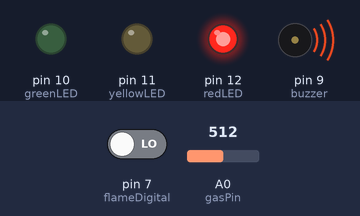
This sketch was run on a simulated Arduino Uno, built with avr-gcc and run on an emulated ATmega328P. Shown: output pins drawn as LEDs (lit = HIGH), buzzer (waves = sounding, pin HIGH). Inputs (shaded band) come from the test bench; at power-on: pin 7 (flameDigital) LOW, A0 (gasPin) = 512. What the sketch prints to the serial monitor is not drawn.

Above: at 120.16 s.
Timing chart, 0 to 123.1 s (numbered marks = the images above):
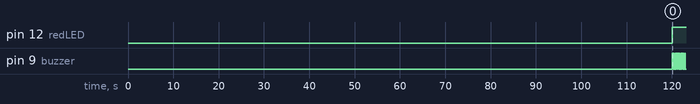

The sketch:

p2-gas-fire-alert.ino
```cpp
/*******************************************************
   Kitchen Safety Alert System
   Board  : Arduino Uno R3
   Sensor : MQ-2 Gas Sensor + Flame Sensor
   Output : Green LED, Yellow LED, Red LED, Buzzer

   Connections:
   MQ-2 AOUT  -> A0
   Flame DO   -> D7
   Flame AO   -> A1 (Optional)

   Green LED  -> D10
   Yellow LED -> D11
   Red LED    -> D12
   Buzzer     -> D9
********************************************************/

//-------------------- Pins --------------------
const int gasPin = A0;
const int flameDigital = 7;

const int greenLED = 10;
const int yellowLED = 11;
const int redLED = 12;
const int buzzer = 9;

//-------------------- Variables --------------------
unsigned long previousMillis = 0;
unsigned long serialMillis = 0;

bool buzzerState = false;

void setup()
{
  Serial.begin(9600);

  pinMode(flameDigital, INPUT);

  pinMode(greenLED, OUTPUT);
  pinMode(yellowLED, OUTPUT);
  pinMode(redLED, OUTPUT);

  pinMode(buzzer, OUTPUT);

  digitalWrite(greenLED, LOW);
  digitalWrite(yellowLED, LOW);
  digitalWrite(redLED, LOW);
  digitalWrite(buzzer, LOW);

  Serial.println("======================================");
  Serial.println(" Kitchen Safety Alert System");
  Serial.println(" MQ-2 Warming Up...");
  Serial.println(" Wait 2 Minutes...");
  Serial.println("======================================");

  delay(120000);     // 2 minute warm-up

  Serial.println("MQ-2 Ready!");
}

void loop()
{
  //---------------- Read Sensors ----------------

  // Reference Code
  int gasValue = analogRead(A0);

  // Map to percentage
  int gasPercent = map(gasValue, 0, 1023, 0, 100);

  // Reference Code
  bool flameDetected = (digitalRead(7) == LOW); // active-low

  String status = "SAFE";

  //---------------- Decision Logic ----------------

  if (gasPercent > 60 && flameDetected)
  {
    status = "GAS + FLAME";
  }
  else if (flameDetected)
  {
    status = "FLAME";
  }
  else if (gasPercent > 60)
  {
    status = "DANGER";
  }
  else if (gasPercent > 30)
  {
    status = "WARNING";
  }
  else
  {
    status = "SAFE";
  }

  //---------------- LED & Buzzer ----------------

  if (status == "SAFE")
  {
    digitalWrite(greenLED, HIGH);
    digitalWrite(yellowLED, LOW);
    digitalWrite(redLED, LOW);

    digitalWrite(buzzer, LOW);
  }

  else if (status == "WARNING")
  {
    digitalWrite(greenLED, LOW);
    digitalWrite(yellowLED, HIGH);
    digitalWrite(redLED, LOW);

    // Slow Beep (1 beep/sec) using millis()

    if (millis() - previousMillis >= 500)
    {
      previousMillis = millis();

      buzzerState = !buzzerState;
      digitalWrite(buzzer, buzzerState);
    }
  }

  else if (status == "DANGER")
  {
    digitalWrite(greenLED, LOW);
    digitalWrite(yellowLED, LOW);
    digitalWrite(redLED, HIGH);

    digitalWrite(buzzer, HIGH);      // Continuous Alarm
  }

  else if (status == "FLAME")
  {
    digitalWrite(greenLED, LOW);
    digitalWrite(yellowLED, LOW);
    digitalWrite(redLED, HIGH);

    // Fast Beep (Different Alarm Pattern)

    if (millis() - previousMillis >= 150)
    {
      previousMillis = millis();

      buzzerState = !buzzerState;
      digitalWrite(buzzer, buzzerState);
    }
  }

  else if (status == "GAS + FLAME")
  {
    digitalWrite(greenLED, LOW);
    digitalWrite(yellowLED, HIGH);
    digitalWrite(redLED, HIGH);

    // Combined Pattern

    if (millis() - previousMillis >= 80)
    {
      previousMillis = millis();

      buzzerState = !buzzerState;
      digitalWrite(buzzer, buzzerState);
    }
  }

  //---------------- Serial Monitor ----------------

  if (millis() - serialMillis >= 1000)
  {
    serialMillis = millis();

    Serial.print("GAS: ");
    Serial.print(gasPercent);
    Serial.print("%");

    Serial.print(" | FLAME: ");

    if (flameDetected)
      Serial.print("DETECTED");
    else
      Serial.print("NONE");

    Serial.print(" | STATUS: ");
    Serial.println(status);
  }

}
```

Measured:
- by itself, pin 12 (redLED): LOW → HIGH at 120 s
- by itself, pin 9 (buzzer): alternates HIGH for 0.15 s and LOW for 0.15 s
